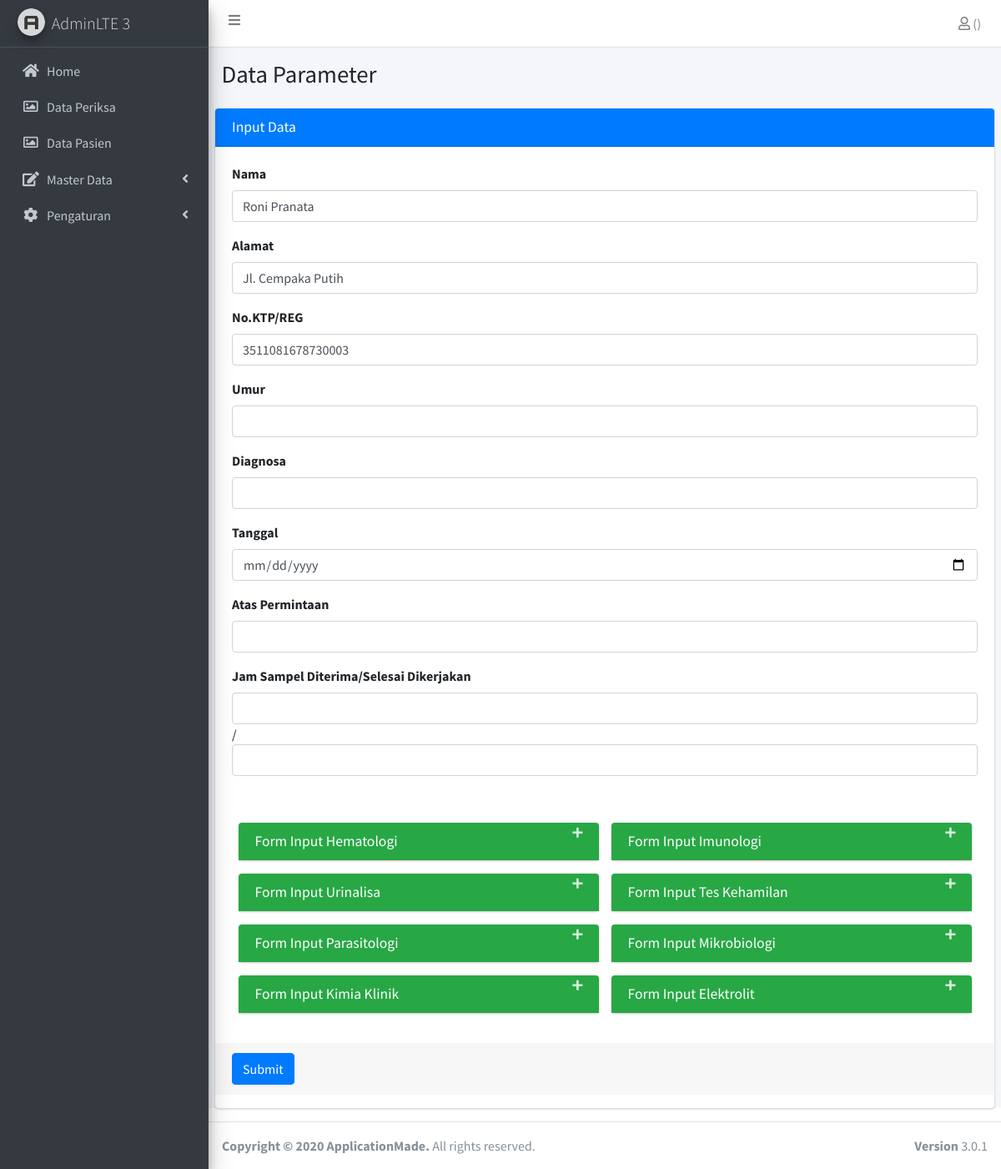
Page /input_hasil_lab_p2.php?id=RK002 on the committed database.
### tables this page shows
CREATE TABLE `tbl_rm` (
  `no_rm` varchar(30) NOT NULL,
  `no_ktp` varchar(30) NOT NULL,
  `nama` varchar(50) NOT NULL,
  `alamat` varchar(300) NOT NULL
);

### koneksi.php (called while the page is built, shortened)
<?php
class Koneksi {
	private $host = "localhost";
	private $user = "root";
	private $password = "";
	private $database = "hasil_lab";
    private $conn;
	function __construct() {
		$this->conn = $this->connectDB();
	}
	function connectDB() {
		$conn = mysqli_connect($this->host,$this->user,$this->password,$this->database);
		return $conn;
	}
	function runQuery($query) {
		$result = mysqli_query($this->conn,$query);
		while($row=mysqli_fetch_assoc($result)) {
			$resultset[] = $row;
		}
		if(!empty($resultset))
			return $resultset;
	}
}
?>

### input_hasil_lab_p2.php (the view, shortened to what this page needs)
<?php
require_once("koneksi.php");
$db_handle = new Koneksi();
$result = $db_handle->runQuery("SELECT * FROM tbl_rm WHERE no_rm='" . $_GET["id"] . "'");
require('header.php');
?>
<div class="content-wrapper">
  <section class="content-header">
    <div class="container-fluid">
      <div class="row mb-2">
        <div class="col-sm-6">
          <h1>Data Parameter</h1>
        </div>
      </div>
    </div>
  </section>
  <section class="content">
    <div class="card card-primary">
      <div class="card-header">
        <h3 class="card-title">Input Data</h3>
      </div>
      <form role="form" method="POST">
        <div class="card-body">
          <div class="form-group">
            <label for="exampleInputEmail1">Nama</label>
            <input type="text" class="form-control" name="nama" value="<?php echo $result[0]["nama"]; ?>">
          </div>
          <div class="form-group">
            <label for="exampleInputPassword1">Alamat</label>
            <input type="text" class="form-control" name="alamat" value="<?php echo $result[0]["alamat"]; ?>">
          </div>
          <div class="form-group">
            <label for="exampleInputPassword1">No.KTP/REG</label>
            <input type="text" class="form-control" name="no_ktp" value="<?php echo $result[0]["no_ktp"]; ?>">
          </div>
          <div class="form-group">
            <label for="exampleInputPassword1">Umur</label>
            <input type="text" class="form-control" name="umur">
          </div>
          <div class="form-group">
            <label for="exampleInputPassword1">Diagnosa</label>
            <input type="text" class="form-control" name="diagnosa">
          </div>
          <div class="form-group">
            <label for="exampleInputPassword1">Tanggal</label>
            <input type="date" class="form-control" name='tanggal'>
          </div>
          <div class="form-group">
            <label for="exampleInputPassword1">Atas Permintaan</label>
            <input type="text" class="form-control" id="permintaan" name="permintaan">
          </div>
          <div class="form-group">
            <label for="exampleInputPassword1">Jam Sampel Diterima/Selesai Dikerjakan</label>
            <input type="text" class="form-control" id="diterima" name="sampel_diterima">/
            <input type="text" class="form-control" id="selesai" name="selesai_dikerjakan">
          </div>
        </div>
        <div class="card-body">
          <div class="container-fluid">
            <div class="row">
              <div class="col-md-6">
                <div class="card card-success collapsed-card">
                  <div class="card-header">
                    <h3 class="card-title">Form Input Hematologi</h3>
                    <div class="card-tools">
                      <button type="button" class="btn btn-tool" data-card-widget="collapse"><i class="fas fa-plus"></i>
                      </button>
                    </div>
                  </div>
                </div>
                <div class="card card-success collapsed-card">
                  <div class="card-header">
                    <h3 class="card-title">Form Input Urinalisa</h3>
                    <div class="card-tools">
                      <button type="button" class="btn btn-tool" data-card-widget="collapse"><i class="fas fa-plus"></i>
                      </button>
                    </div>
                  </div>
                </div>
                <div class="card card-success collapsed-card">
                  <div class="card-header">
                    <h3 class="card-title">Form Input Parasitologi</h3>
                    <div class="card-tools">
                      <button type="button" class="btn btn-tool" data-card-widget="collapse"><i class="fas fa-plus"></i>
                      </button>
                    </div>
                  </div>
                </div>
                <div class="card card-success collapsed-card">
                  <div class="card-header">
                    <h3 class="card-title">Form Input Kimia Klinik</h3>
                    <div class="card-tools">
                      <button type="button" class="btn btn-tool" data-card-widget="collapse"><i class="fas fa-plus"></i>
                      </button>
                    </div>
                  </div>
                  </div>
                </div>
                <div class="col-md-6">
                  <div class="card card-success collapsed-card">
                    <div class="card-header">
                      <h3 class="card-title">Form Input Imunologi</h3>
                      <div class="card-tools">
                        <button type="button" class="btn btn-tool" data-card-widget="collapse"><i class="fas fa-plus"></i>
                        </button>
                      </div>
                    </div>
                  </div>
                  <div class="card card-success collapsed-card">
                    <div class="card-header">
                      <h3 class="card-title">Form Input Tes Kehamilan</h3>
                      <div class="card-tools">
                        <button type="button" class="btn btn-tool" data-card-widget="collapse"><i class="fas fa-plus"></i>
                        </button>
                      </div>
                    </div>
                  </div>
                  <div class="card card-success collapsed-card">
                    <div class="card-header">
                      <h3 class="card-title">Form Input Mikrobiologi</h3>
                      <div class="card-tools">
                        <button type="button" class="btn btn-tool" data-card-widget="collapse"><i class="fas fa-plus"></i>
                        </button>
                      </div>
                    </div>
                  </div>
                  <div class="card card-success collapsed-card">
                    <div class="card-header">
                      <h3 class="card-title">Form Input Elektrolit</h3>
                      <div class="card-tools">
                        <button type="button" class="btn btn-tool" data-card-widget="collapse"><i class="fas fa-plus"></i>
                        </button>
                      </div>
                    </div>
                  </div>
                </div>
              </div>
            </div>
          </div>
          <div class="card-footer">
            <button type="submit" class="btn btn-primary" value="Add" name="submit">Submit</button>
          </div>
      </form>
    </div>
  </section>
</div>
<?php include('footer.php'); ?>

### rows in the picture
tbl_rm: nama "Roni Pranata", alamat "Jl. Cempaka Putih", no_ktp "3511081678730003"
